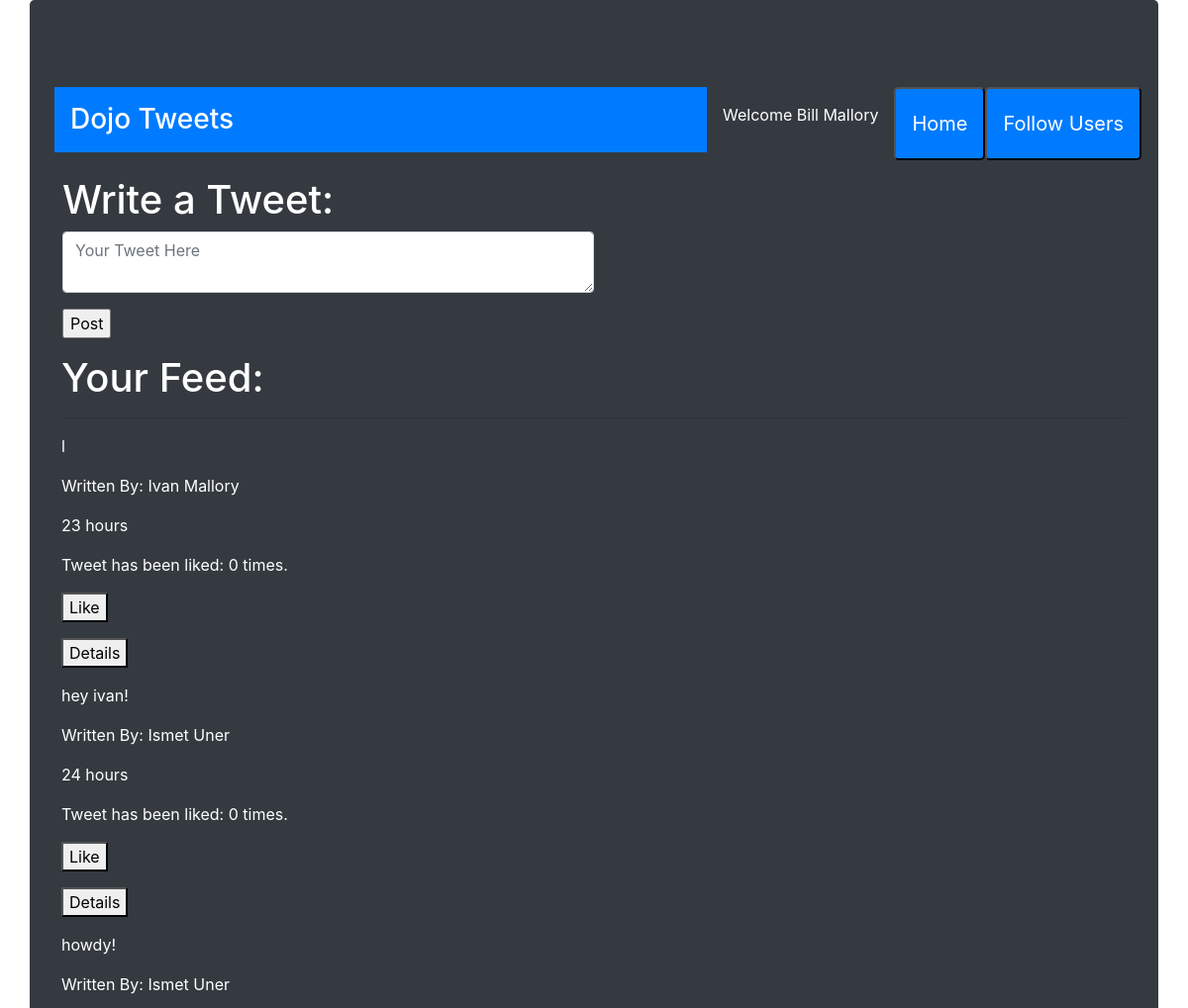
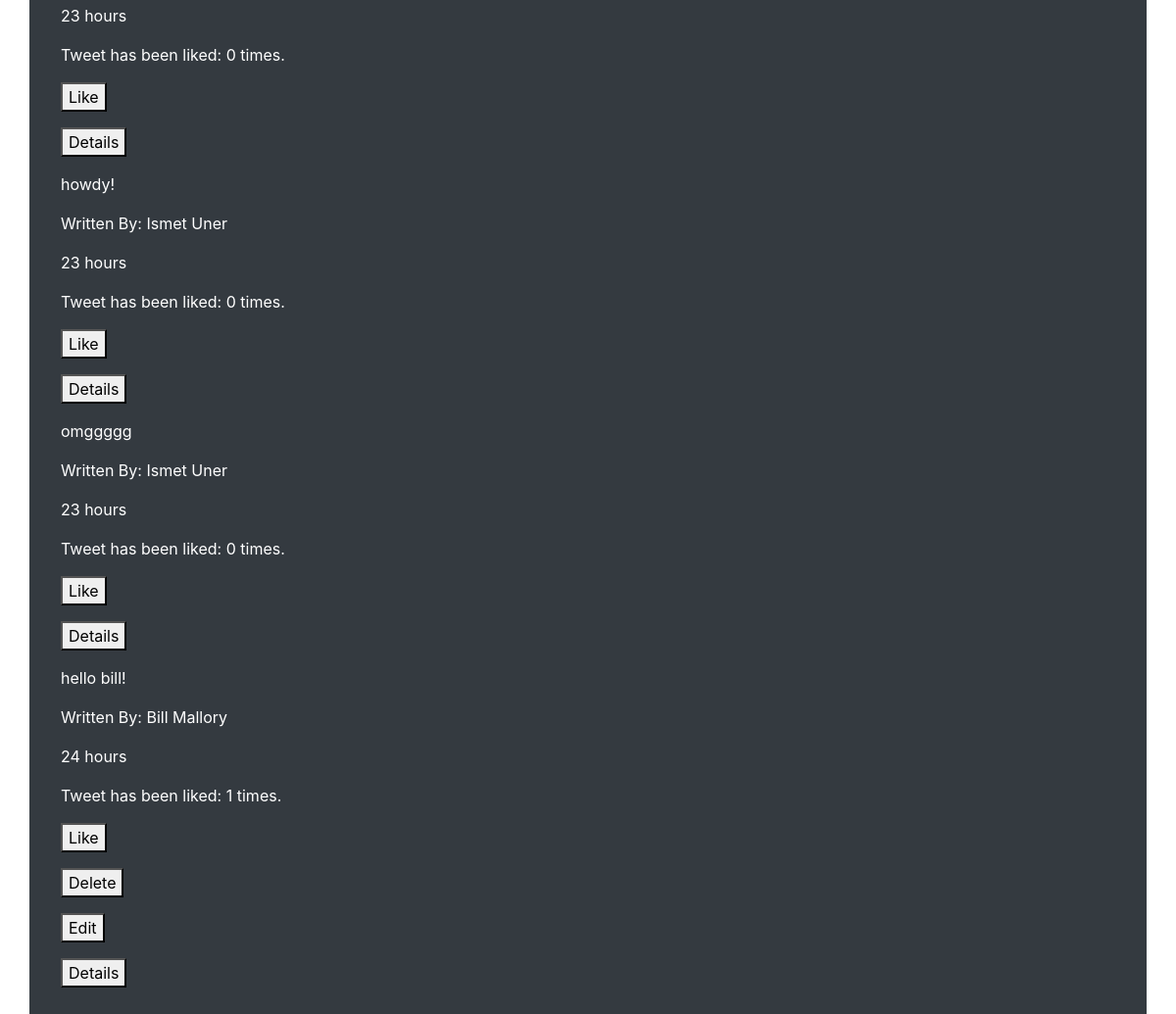
Screenshot of /success (signed in) with the database file from the repository (2 pictures, top to bottom).
### app.py (models this page shows)
class User(db.Model):
    id = db.Column (db.Integer, primary_key=True)
    first_name = db.Column(db.String(45))
    last_name = db.Column(db.String(45))
    email = db.Column(db.String(45))
    password = db.Column(db.String(70))
    tweets_this_user_likes = db.relationship('Tweet', secondary=likes_table, backref="users_who_like_this_tweet")
    users_this_user_is_following = db.relationship('User', secondary=follow_table,
                                primaryjoin="User.id==following.c.follower",
                                secondaryjoin="User.id==following.c.followed")
    users_who_follow_this_user = db.relationship('User', secondary=follow_table,
                                primaryjoin="User.id==following.c.followed",
                                secondaryjoin="User.id==following.c.follower")
    created_at = db.Column(db.DateTime, server_default=func.now())
    updated_at = db.Column(db.DateTime, server_default=func.now(), onupdate=func.now())

class Tweet(db.Model):
    id = db.Column (db.Integer, primary_key=True)
    content = db.Column(db.String(255))
    author_id = db.Column(db.Integer, db.ForeignKey('user.id'), nullable=False)
    author = db.relationship('User', foreign_keys=[author_id], backref="user_tweets")
    created_at = db.Column(db.DateTime, server_default=func.now())
    updated_at = db.Column(db.DateTime, server_default=func.now(), onupdate=func.now())

### app.py (the view)
@app.route('/success')
def success():
    if 'user_id' not in session:
        return redirect("/")
    user = User.query.get(session['user_id'])
    tweets = []
    u_f = user.users_this_user_is_following
    for u in u_f:
        tweets.extend(u.user_tweets)
    tweets.extend(user.user_tweets)
    liked_tweet_ids = user.tweets_this_user_likes
    for tweet in tweets:
        td = datetime.now() - tweet.created_at
        if td.seconds == 0:
            tweet.time_since_secs = 1
        if td.seconds < 60 and td.seconds > 0:
            tweet.time_since_secs = td.seconds
        if td.seconds < 3600:
            tweet.time_since_minutes = round(td.seconds/60) % 60
        if td.seconds > 3660:
            tweet.time_since_hours = round(td.seconds/3600)
        if td.days > 0:
            tweet.time_since_days = td.days
        for tweet in tweets:
            tweet.like_count = len(tweet.users_who_like_this_tweet)
    if user:
        return render_template("dashboard.html", user_data = user, tweet_data = tweets, liked_tweet_ids = liked_tweet_ids)
    else:
        return render_template("dashboard.html")

### templates/dashboard.html (shortened to what this page needs)
<!DOCTYPE html>
<html lang="en">
<head>
    <link rel="stylesheet" href="https://stackpath.bootstrapcdn.com/bootstrap/4.4.1/css/bootstrap.min.css">
</head>
<body>
    <div class="container jumbotron bg-dark text-white">
        <div class="row">
            <h3 class="bg-primary col-md p-3 ml-2">Dojo Tweets</h3>
            <p class="text-center p-3">Welcome {{user_data['first_name']}} {{user_data['last_name']}}</p>
            <button class="btn-lg bg-primary"><a class="text-white" href="/logout">Home</a></button>
            <button class="btn-lg bg-primary"><a class="text-white" href="/users">Follow Users</a></button>
        </div>
        <div class="row">
            <div class="col p-3">
                <h1>Write a Tweet:</h1>
                <form action="/tweets/create" method="POST" id="tweet_form">
                    <textarea class="form-control w-50" name="tweet" placeholder="Your Tweet Here"></textarea>
                    <input class="mt-3" type="submit" value="Post">
                </form>
            </div>
        </div>
        <div class="row">
            <div class="col">
                <h1>Your Feed:</h1>
                <hr>
                <div class="tweet_body">
                    {% for tweet in tweet_data %}
                        <p>{{tweet['content']}}</p>
                        <p>Written By: {{tweet.author.first_name}}  {{tweet.author.last_name}}</p>
                        {% if tweet['time_since_secs'] %}
                        <p>{{tweet['time_since_secs']}} seconds</p>
                        {% elif tweet['time_since_minutes'] %}
                        <p>{{tweet['time_since_minutes']}} minutes</p>
                        {% elif tweet['time_since_hours'] %}
                        <p>{{tweet['time_since_hours']}} hours</p>
                        {% elif tweet['time_since_days'] %}
                        <p>{{tweet['time_since_days']}} days</p>
                        {% endif %}
                        <p>Tweet has been liked: {{tweet['like_count']}} times.</p>
                        {% if tweet in liked_tweet_ids %}
                        <p><a href="/unlike_tweet/{{tweet['id']}}"><button>Unlike</button></a></p>
                        {% else %}
                        <p><a href="/like_tweet/{{tweet['id']}}"><button>Like</button></a></p>
                        {% endif %}
                        {% if tweet['author_id'] == session['user_id'] %}
                        <p><a href="/delete_tweet/{{tweet['id']}}"><button>Delete</button></a></p>
                        <p><a href="/edit_tweet/{{tweet['id']}}"><button>Edit</button></a></p>
                        {% endif %}
                        <p><a href="/tweet_details/{{tweet['id']}}"><button>Details</button></a></p>
                    {% endfor %}
                </div>
            </div>
        </div>
    </div>
</body>
</html>

### rows the page displays
User: first_name "Bill", last_name "Mallory"
Tweet: content "l", author.first_name "Ivan", author.last_name "Mallory", time_since_hours "23", like_count "0"
Tweet: content "hey ivan!", author.first_name "Ismet", author.last_name "Uner", time_since_hours "24", like_count "0"
Tweet: content "howdy!", author.first_name "Ismet", author.last_name "Uner", time_since_hours "23", like_count "0"
Tweet: content "howdy!", author.first_name "Ismet", author.last_name "Uner", time_since_hours "23", like_count "0"
Tweet: content "omggggg", author.first_name "Ismet", author.last_name "Uner", time_since_hours "23", like_count "0"
Tweet: content "hello bill!", author.first_name "Bill", author.last_name "Mallory", time_since_hours "24", like_count "1"
